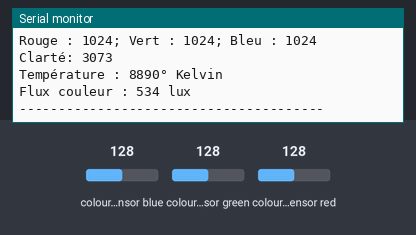
This sketch was run on a simulated Arduino Uno, built with avr-gcc and run on an emulated ATmega328P. Parts: the last lines printed to the serial monitor. The test bench sets the inputs (shaded band); at power-on: colour sensor blue 128, colour sensor green 128, colour sensor red 128.

Above: at 1.9 s.
2.0 s: colour sensor blue set to 5
At 3.1 s:
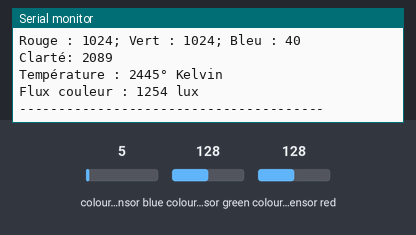
3.6 s: colour sensor green set to 5
At 5.1 s:
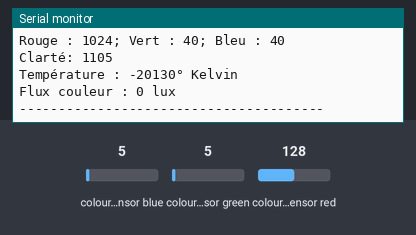
5.2 s: colour sensor red set to 5
At 6.2 s:
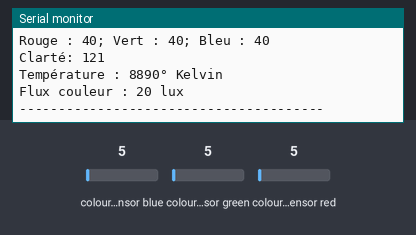
Timing chart, 0 to 8.2 s (numbered marks = the images above; inputs shaded):
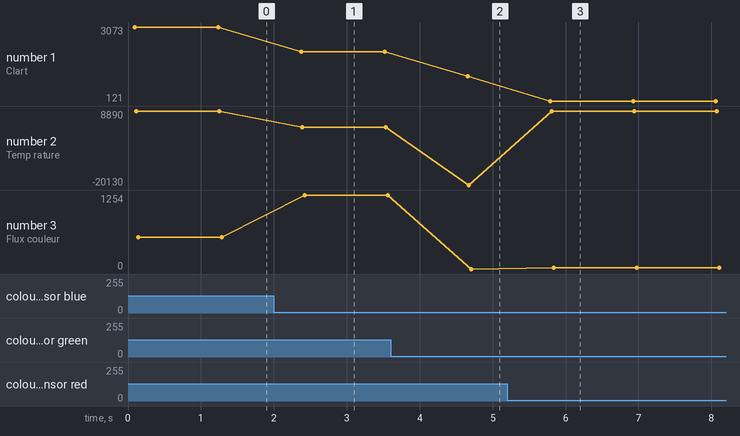

The sketch:

Capteur_couleur_GROVE.ino
```cpp
/*
    ** Mesure valeurs couleur RVB avec filtre module Grove **
       PIN I2C Module shield GROVE
       Moniteur série -> Baud rate 9600.
       La valeur du capteur de lumière ne reflète que la tendance approximative de l’intensité de la lumière,
       elle ne représente PAS le lumen exact ainsi que la valeur de clarté.
*/

#include <Wire.h>
#include "Adafruit_TCS34725.h"

int rouge = 0;
int vert = 0;
int bleu = 0;
int clarte = 0;
int temperature = 0;
int lux = 0;

Adafruit_TCS34725 capteur = Adafruit_TCS34725(TCS34725_INTEGRATIONTIME_700MS, TCS34725_GAIN_1X);

void setup() {
  Serial.begin(9600);
  capteur.begin();
}

void loop() {
  capteur.getRawData(&rouge, &vert, &bleu, &clarte);
  temperature = capteur.calculateColorTemperature(rouge, vert, bleu);
  lux = capteur.calculateLux(rouge, vert, bleu);

  Serial.print("Rouge : ");
  Serial.print(rouge, DEC);
  Serial.print("; ");
  Serial.print("Vert : ");
  Serial.print(vert, DEC);
  Serial.print("; ");
  Serial.print("Bleu : ");
  Serial.print(bleu, DEC);
  Serial.println(" ");
  Serial.print("Clarté: ");
  Serial.print(clarte, DEC);
  Serial.println(" ");
  Serial.print("Température : ");
  Serial.print(temperature, DEC);
  Serial.println("° Kelvin");
  Serial.print("Flux couleur : ");
  Serial.print(lux, DEC);
  Serial.print(" lux");
  Serial.println(" ");
  Serial.println("---------------------------------------");
  delay(1000);
}
```

Measured:
- after the input at 2.0 s, the serial monitor: prints a new line after 0.34 s (image 1)
- after the input at 3.6 s, the serial monitor: prints a new line after 1.0 s (image 2)
- after the input at 5.2 s, the serial monitor: prints a new line after 0.56 s (image 3)
- plotted number 1: 3073 → 2089 after the input at 2.0 s, 2089 → 1105 after the input at 3.6 s, 1105 → 121 after the input at 5.2 s
- plotted number 2: 8890 → 2445 after the input at 2.0 s, 2445 → -20130 after the input at 3.6 s, -20130 → 8890 after the input at 5.2 s
- plotted number 3: 534 → 1254 after the input at 2.0 s, 1254 → 0 after the input at 3.6 s, 0 → 20 after the input at 5.2 s
